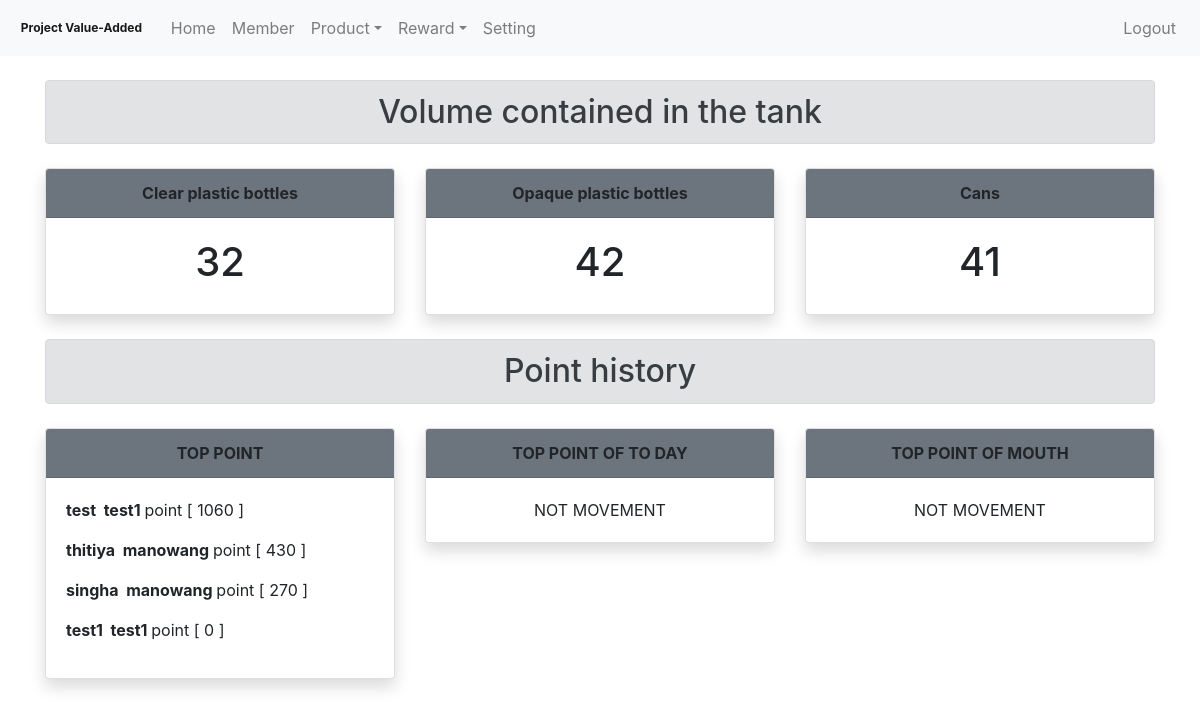
/Admin/home.php (signed in), run on an earlier commit of the app's database.
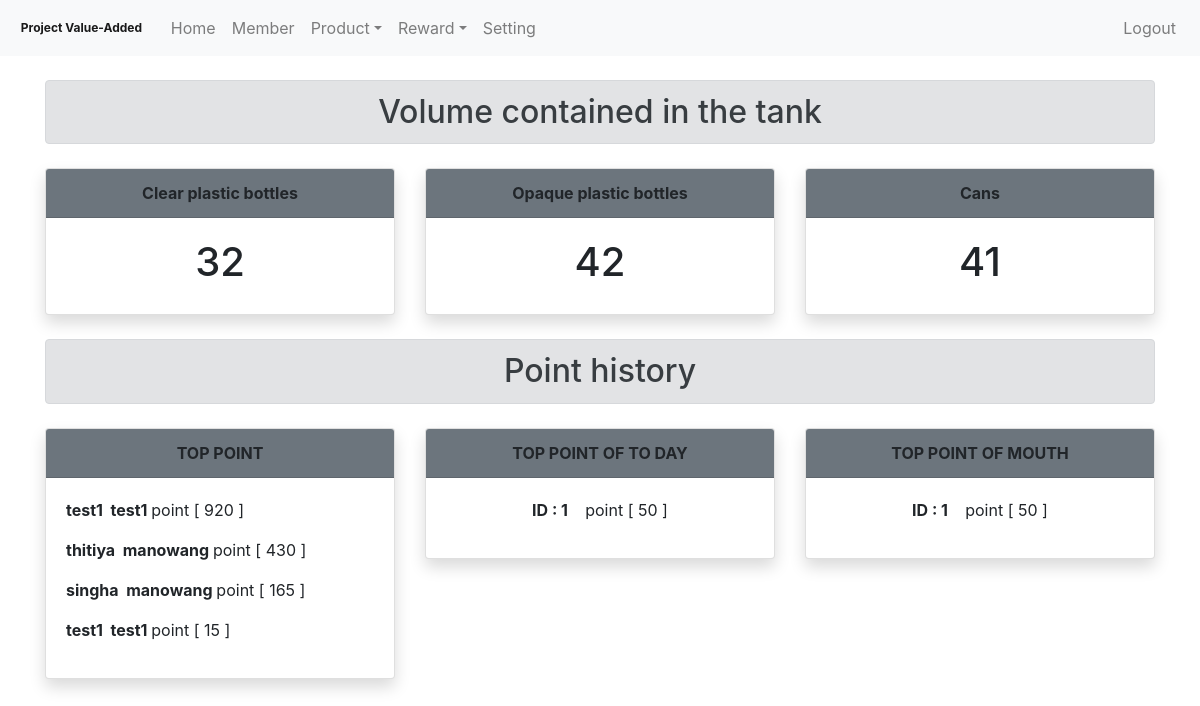
And on a later commit of the database.
### tables this page shows
CREATE TABLE `user` (
  `id_user` int(5) NOT NULL COMMENT 'primary key',
  `phone_user` varchar(10) NOT NULL,
  `password_user` varchar(20) NOT NULL,
  `firstname_user` varchar(255) NOT NULL,
  `lastname_user` varchar(255) NOT NULL,
  `address_user` varchar(255) NOT NULL,
  `email_user` varchar(255) NOT NULL,
  `total_point_user` int(5) NOT NULL,
  `id_permission_user` int(1) NOT NULL COMMENT 'foreign key'
);

### Admin/src/models/compare_top_point.php (called while the page is built)
<?php
require "../Mysql/Connect.php";
$q_fetch_toppoint = "SELECT firstname_user,lastname_user,total_point_user FROM user ORDER BY total_point_user DESC Limit 10";
$result_fetch_toppoint = mysqli_query($dbcon, $q_fetch_toppoint);

### Admin/home.php (called while the page is built, shortened)
<?php
include "./src/component/header.php";
include "./src/component/nev.php";
include "./src/views/home_modal.php";
include "./src/component/footage.php";

### Admin/src/models/compare_today_point.php (called while the page is built, shortened)
<?php
require "../Mysql/Connect.php";
$date = date("d/m/Y");
$q_fetch_topToDay = "SELECT id_user,SUM(point_product) FROM log_exchange_point WHERE date_exchange_point = '$date' GROUP BY id_user ORDER By SUM(point_product) DESC LIMIT 5";
$result_fetch_topToDay = mysqli_query($dbcon, $q_fetch_topToDay);
$q_fetch_topToDay_ex = "SELECT id_user,SUM(point_product) FROM log_exchange_point WHERE date_exchange_point = '$date' GROUP BY id_user ORDER By SUM(point_product) DESC LIMIT 5";
$result_fetch_topToDay_ex = mysqli_query($dbcon, $q_fetch_topToDay_ex);

### Admin/src/models/compare_mouth_point.php (called while the page is built, shortened)
<?php
require "../Mysql/Connect.php";
$mouth = date('%%/' . ("m/Y"));
$q_fetch_topToMouth = "SELECT id_user, SUM(point_product) FROM log_exchange_point WHERE date_exchange_point LIKE '$mouth' GROUP BY id_user ORDER BY SUM(point_product) DESC Limit 10";
$result_fetch_topToMouth = mysqli_query($dbcon, $q_fetch_topToMouth);
$q_fetch_topToMouth_ex = "SELECT id_user, SUM(point_product) FROM log_exchange_point WHERE date_exchange_point LIKE '$mouth' GROUP BY id_user ORDER BY SUM(point_product) DESC Limit 10";
$result_fetch_topToMouth_ex = mysqli_query($dbcon, $q_fetch_topToMouth_ex);

### Admin/src/views/show_point.php (the view)
<?php include './src/models/compare_top_point.php';
while ($obj = mysqli_fetch_assoc($result_fetch_toppoint)) { ?>
    <p>
        </tab><strong><?php echo $obj['firstname_user'] . '&nbsp;&nbsp;' . $obj['lastname_user']; ?> </strong>
        point [
        <?php echo $obj['total_point_user'];
        ?> ] </p>
<?php } ?>

### Admin/src/views/show_point_today.php
<?php require './src/models/compare_today_point.php';
if (!mysqli_fetch_object($result_fetch_topToDay_ex)) {
    echo 'NOT MOVEMENT';
}
while ($lists_user = mysqli_fetch_assoc($result_fetch_topToDay)) {
?>
    <p>
        </tab><strong> ID : <?php echo $lists_user['id_user']; ?> </strong> &nbsp;&nbsp;
        point [
        <?php echo $lists_user['SUM(point_product)'];
        ?> ] </p>
<?php }
?>

### Admin/src/views/show_point_mouth.php
<?php require './src/models/compare_mouth_point.php';
if (!mysqli_fetch_object($result_fetch_topToMouth_ex)) {
  echo 'NOT MOVEMENT';
}
while ($lists_user_mouth = mysqli_fetch_assoc($result_fetch_topToMouth)) { ?>
  <p>
    </tab><strong> ID : <?php echo $lists_user_mouth['id_user']; ?> </strong> &nbsp;&nbsp;
    point [
    <?php echo $lists_user_mouth['SUM(point_product)'];
    ?> ] </p>
<?php } ?>

What changed in the data, as far as the page shows it:
changed user (number 1 of 4 on the later page): firstname_user "test" → "test1"; total_point_user "1060" → "920"
changed user "singha": total_point_user "270" → "165"
changed user (number 4 of 4 on the later page): total_point_user "0" → "15"
Also different on the page:
new list line: "ID : 1 point [ 50 ]"
text no longer shown: "NOT MOVEMENT NOT MOVEMENT"
